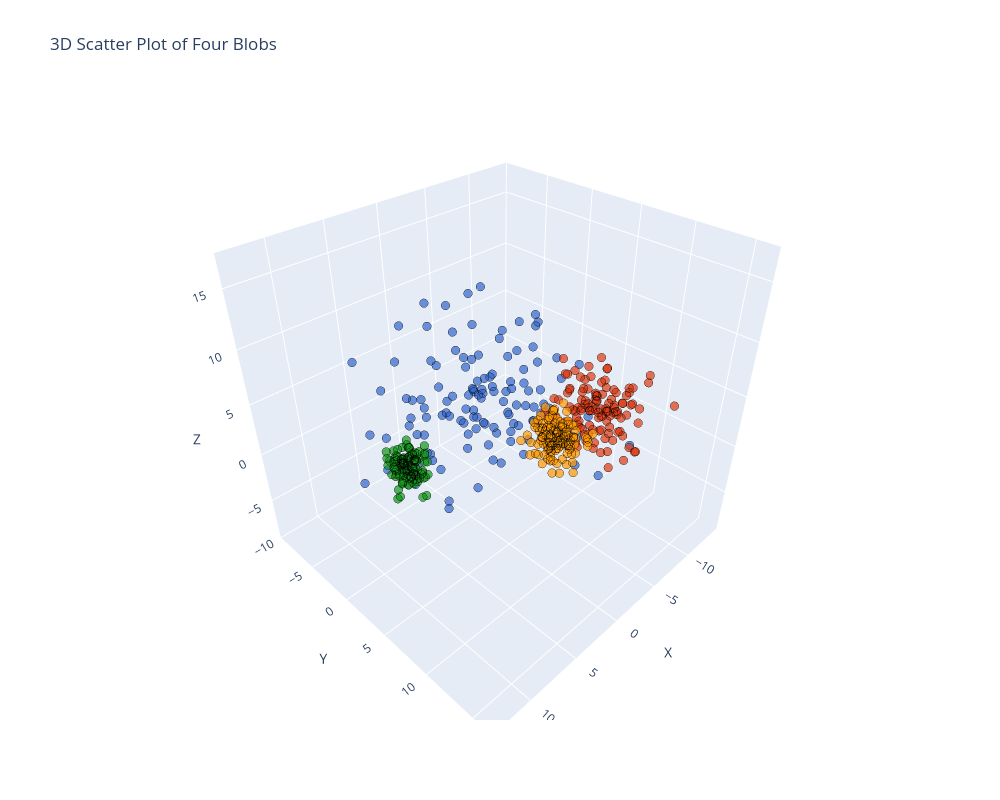

Notebook code cell kept with this figure:
### Code cell
df = pd.DataFrame(X, columns=['X', 'Y', 'Z'])

# Create interactive 3D scatter plot
fig = px.scatter_3d(df, x='X', y='Y', z='Z', color=labels_.astype(str) ,  opacity=0.7,  color_discrete_sequence=px.colors.qualitative.G10, title="3D Scatter Plot of Four Blobs")

fig.update_traces(marker=dict(size=5, line=dict(width=1, color='black')), showlegend=False)
fig.update_layout(coloraxis_showscale=False, width=1000, height=800)  # Remove color bar, resize plot

fig.show()
